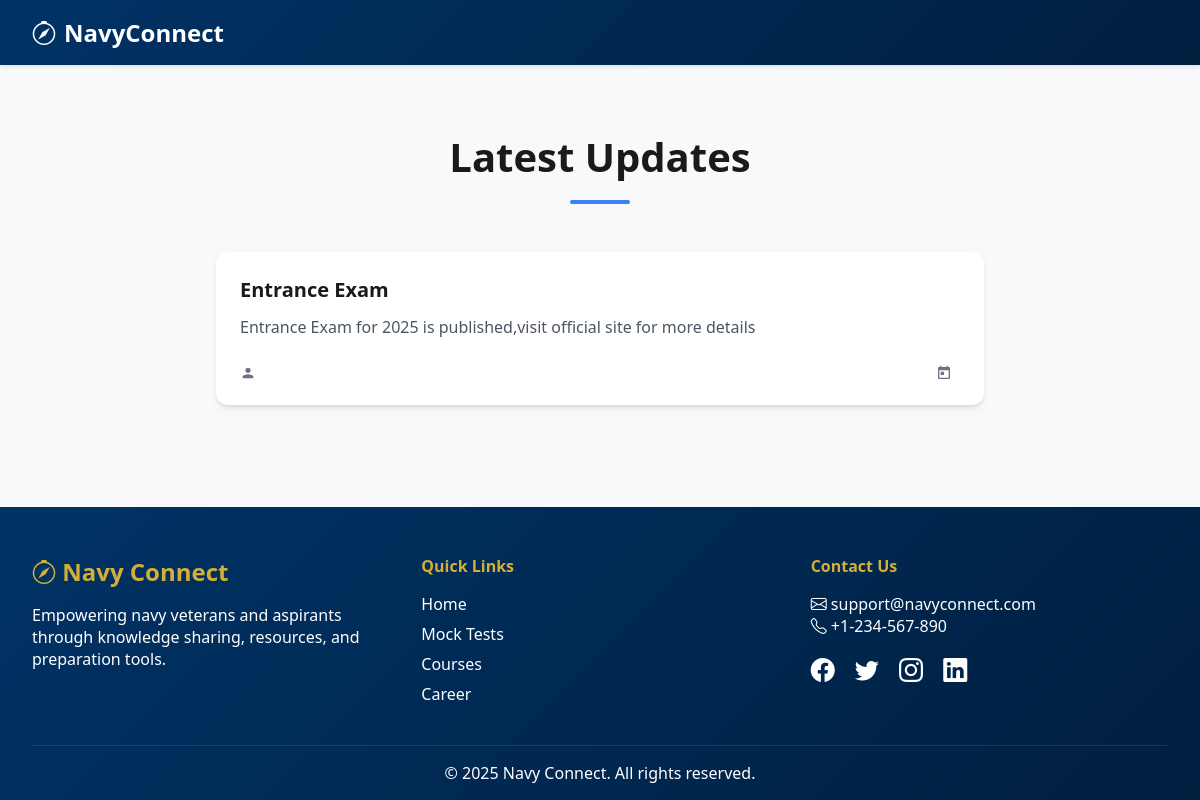
Page /news/ on the committed database.
### core/models.py (models this page shows, shortened)
class News(models.Model):
    title = models.CharField(max_length=255)
    content = models.TextField(null=True)
    created_at = models.DateTimeField(auto_now_add=True)

### core/views.py (the view)
# urls.py: path('news/', views.view_news, name='news_list'),
def view_news(request):
    news = News.objects.all().order_by('-created_at')
    return render(request, 'News.html', {'news': news})

### core/templates/News.html (shortened to what this page needs)
{% extends "base.html" %}
{% block content %}
<body>
<div class="notifications-container">
  <div class="header-section">
    <h2 class="page-title">Latest Updates</h2>
    <div class="header-underline"></div>
  </div>
  <div class="notifications-list">
    {% for news in news %}
    <div class="notification-card">
      <div class="notification-content">
        <h3 class="notification-title">{{ news.title }}</h3>
        <p class="notification-text">{{ news.content }}</p>
        <div class="notification-meta">
          <div class="author">
            <svg class="icon" viewBox="0 0 24 24" width="16" height="16">
              <path fill="currentColor" d="M12 12c2.21 0 4-1.79 4-4s-1.79-4-4-4-4 1.79-4 4 1.79 4 4 4zm0 2c-2.67 0-8 1.34-8 4v2h16v-2c0-2.66-5.33-4-8-4z"/>
            </svg>
          </div>
          <div class="date">
            <svg class="icon" viewBox="0 0 24 24" width="16" height="16">
              <path fill="currentColor" d="M19 3h-1V1h-2v2H8V1H6v2H5c-1.11 0-1.99.9-1.99 2L3 19c0 1.1.89 2 2 2h14c1.1 0 2-.9 2-2V5c0-1.1-.9-2-2-2zm0 16H5V8h14v11zM7 10h5v5H7z"/>
            </svg>
          </div>
        </div>
      </div>
    </div>
    {% endfor %}
  </div>
</div>
</body>
{% endblock%}

### core/templates/base.html (style rules this page uses)
:root { --navy-blue: #003366; --gold: #d4af37; --light-gray: #f8f9fa; --dark-gray: #343a40; --white: #ffffff; --transition: all 0.3s ease; }
* { margin: 0; padding: 0; box-sizing: border-box; }
body { font-family: 'Segoe UI', Arial, sans-serif; background-color: var(--light-gray); color: var(--dark-gray); min-height: 100vh; display: flex; flex-direction: column; }

### core/templates/News.html (style rules this page uses)
.notifications-container { max-width: 800px; margin: 2rem auto; padding: 0 1rem; }
.header-section { text-align: center; margin-bottom: 3rem; }
.page-title { color: #1a1a1a; font-size: 2.5rem; font-weight: 700; margin: 0; }
.header-underline { width: 60px; height: 4px; background: #3b82f6; margin: 1rem auto; border-radius: 2px; }
.notifications-list { display: flex; flex-direction: column; gap: 1.5rem; }
.notification-card { background: white; border-radius: 12px; box-shadow: 0 4px 6px -1px rgba(0, 0, 0, 0.1), 0 2px 4px -1px rgba(0, 0, 0, 0.06); transition: transform 0.2s, box-shadow 0.2s; }
.notification-content { padding: 1.5rem; }
.notification-title { color: #1a1a1a; font-size: 1.25rem; font-weight: 600; margin: 0 0 0.75rem 0; }
.notification-text { color: #4b5563; line-height: 1.6; margin: 0 0 1.5rem 0; }
.notification-meta { display: flex; justify-content: space-between; align-items: center; font-size: 0.875rem; color: #6b7280; }
.author, .date { display: flex; align-items: center; gap: 0.5rem; }
.icon { color: #6b7280; }

### rows in the picture
News: title "Entrance Exam", content "Entrance Exam for 2025 is published,visit official site for more details"
